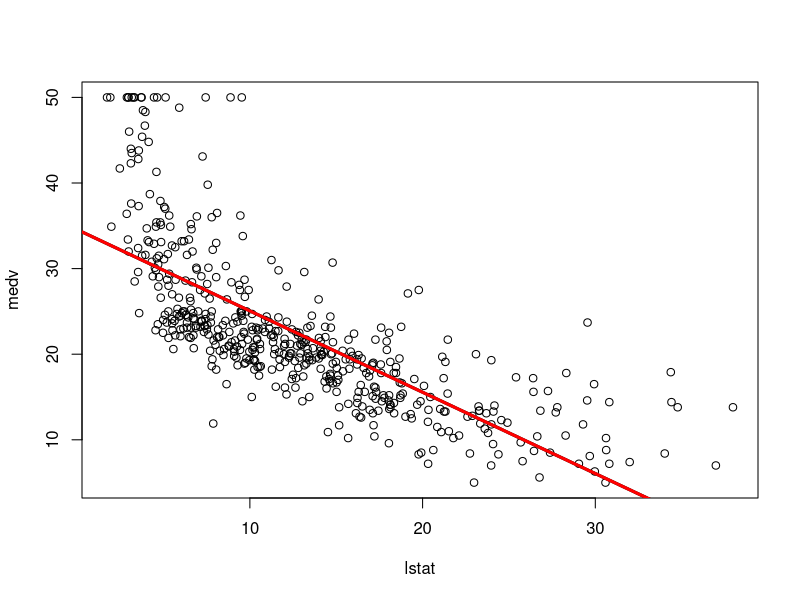
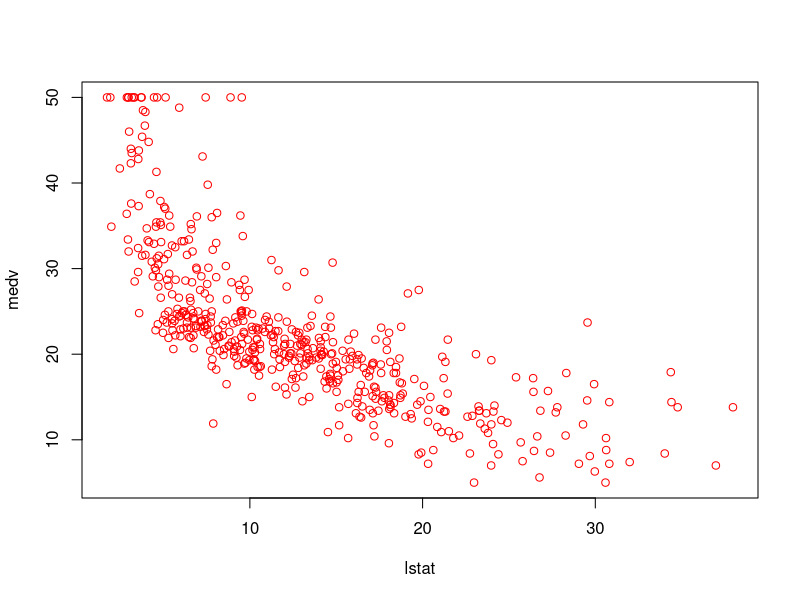
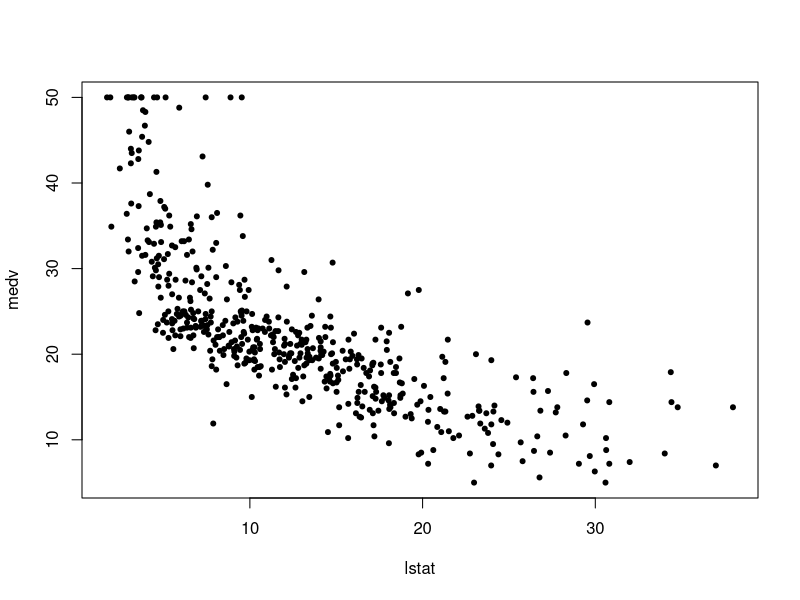
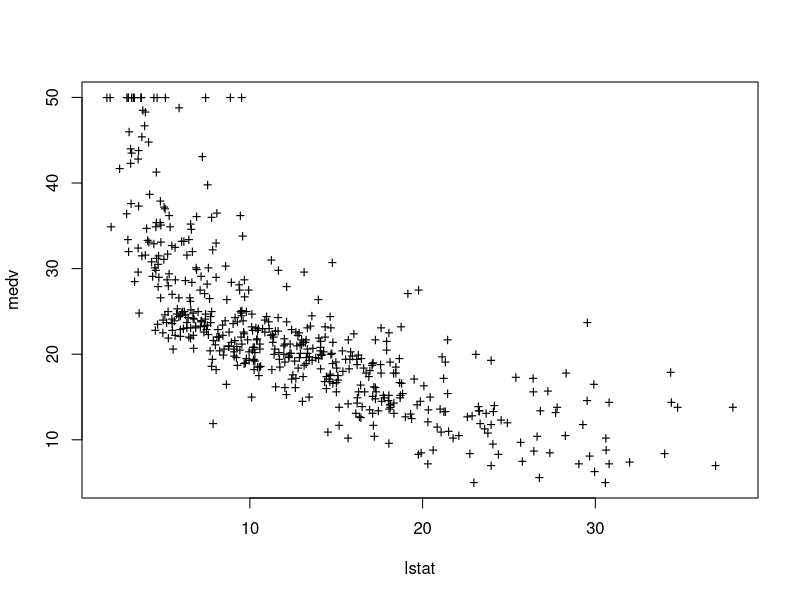
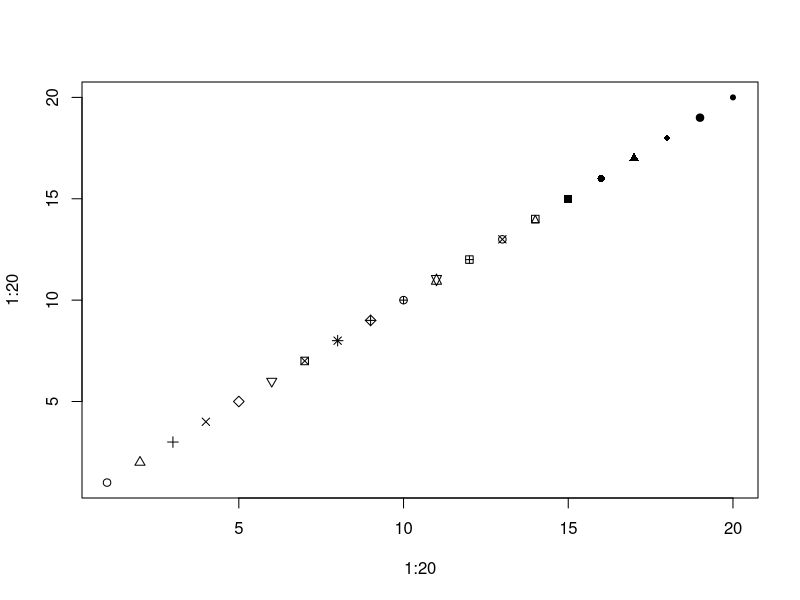
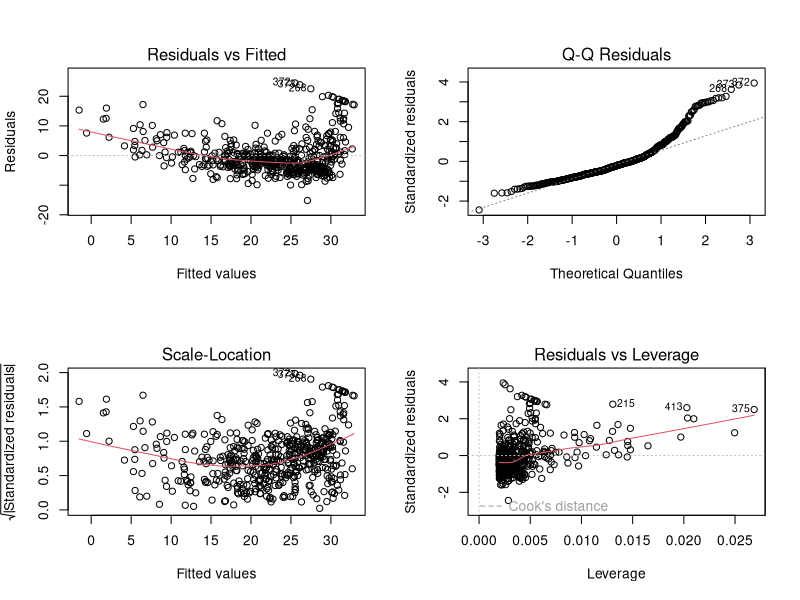
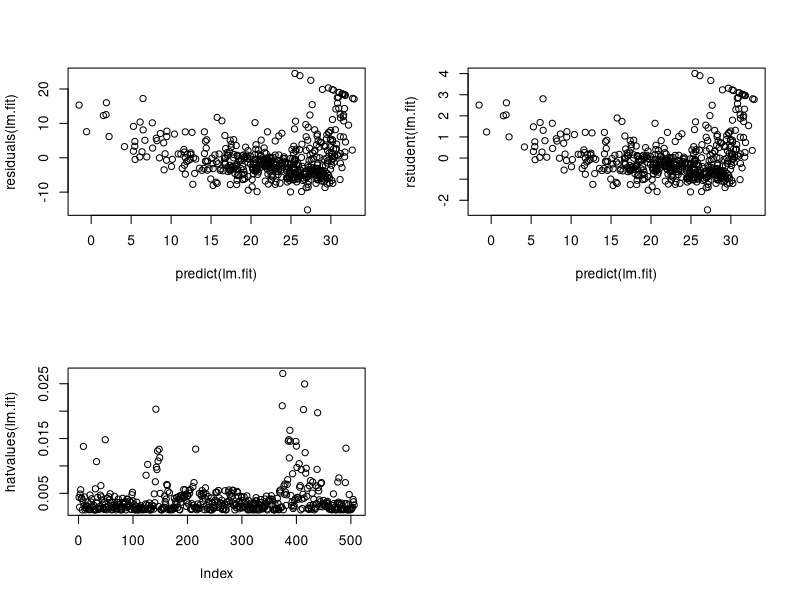

These figures' R source, in order:
library(MASS)
head(Boston)
attach (Boston) #Sets boston as default set
lm.fit <- lm(medv ~ lstat)  #least squares  regression set lm(y~x,data)
lm.fit
summary(lm.fit)
names(lm.fit) #find out what other pieces of info are stored in lmfit
coef(lm.fit)  #extracts quantities by name
confint(lm.fit) #obtains conidence interval for coeff estimates
predict(lm.fit, data.frame(lstat = (c(5, 10, 15))), interval = "confidence")
#used to produce confidence intervals and prediction intervals for x + y
predict(lm.fit, data.frame(lstat = (c(5, 10, 15))), interval = "prediction")
#95% conf for lstat of 10 is (24.47, 25.63) and 95% prediciton interval is (12.828, 37.28)
plot(lstat, medv)
abline(lm.fit, col = "blue")  #gives lsr line
abline(lm.fit, lwd = 3)   #lwd = width of regression increased by 3
abline(lm.fit, lwd = 3, col = "red")
plot(lstat, medv, col = "red")
plot(lstat, medv, pch = 20)   #pch = different plotting symbols
plot(lstat, medv, pch = "+")
plot(1:20, 1:20, pch = 1:20)
par(mfrow = c(2,2)) #divdes hte lotting region into 2x2 grid of panels
plot(lm.fit)
plot(predict(lm.fit), residuals(lm.fit))  #computes residuals
plot(predict(lm.fit), rstudent(lm.fit))   #rstudent returns studenized residuals . Plots against fitted values

plot(hatvalues(lm.fit)) #leverage stats can be computed for any number of predictors
which.max(hatvalues(lm.fit))  #identifies index of the largest element of a vector

